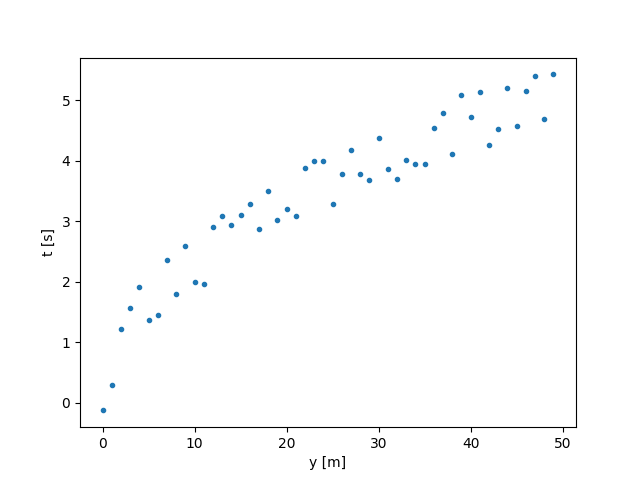

Generate this figure with Python:
# Gravity on mars


import math
import matplotlib.pyplot as plt
import random

g = 3.711
noiselevel = 0.5

height = list(range(50))
time = [math.sqrt(2*i/g) + random.uniform(-noiselevel, noiselevel) for i in height]
fit = [math.sqrt(2*i/g) for i in height]

heighttransformed = [math.sqrt(h) for h in height]
fittransformed = [math.sqrt(2/g)*h for h in heighttransformed]


plt.plot(height, time, '.')
	# plt.plot(height, fit)
plt.xlabel('y [m]')
plt.ylabel('t [s]')
plt.savefig('gravity.png')
plt.show()


plt.plot(heighttransformed, time, '.')
plt.plot(heighttransformed, fittransformed)
plt.xlabel('z')
plt.ylabel('t [s]')
plt.text(1, 5, 't = 0.73 z + 0.023')
plt.savefig('gravitytransformed.png')
plt.show()
